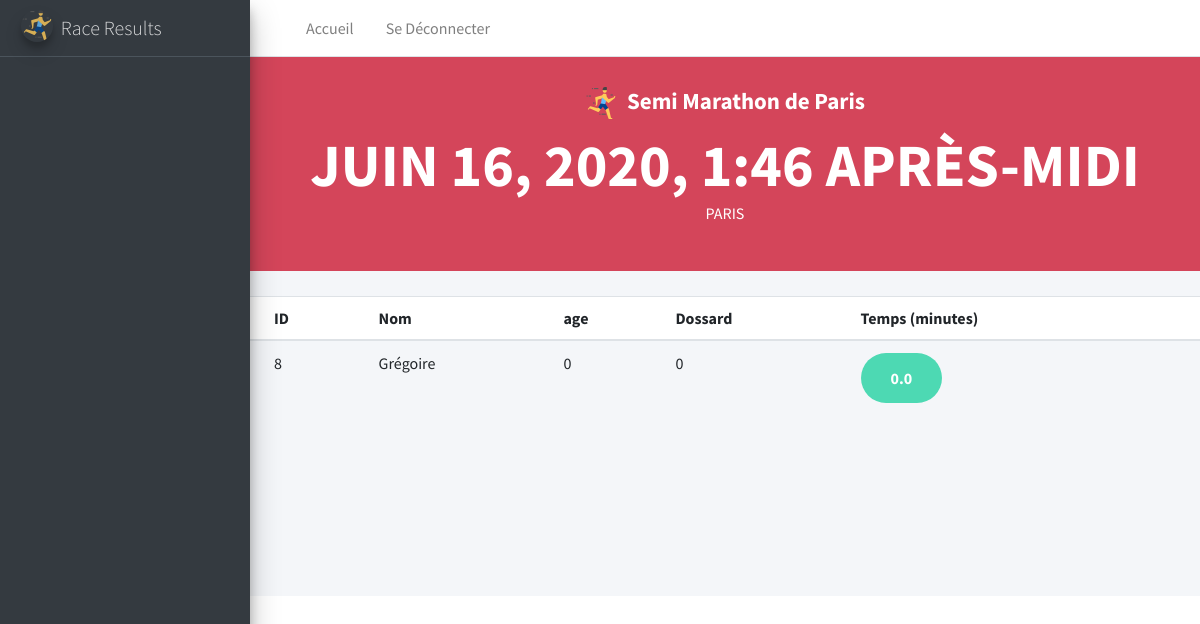
Screenshot of /results/race/5 (signed in) with the database file from the repository.
### resultats/models.py (models this page shows, shortened)
class Race(models.Model):
    name = models.CharField(max_length=100, verbose_name="Nom de la course")
    date = models.DateTimeField(default=timezone.now, verbose_name="Date de la course")
    city = models.CharField(max_length=100, verbose_name="ville de la course")
    address = models.CharField(max_length=100, verbose_name="Lieu du départ de la course")
    type = models.ForeignKey('RaceType', on_delete=models.CASCADE, default=0)
    runners = models.ManyToManyField("Runner", through='RunnerRace')
    class Meta:
        verbose_name = "Course"
        ordering = ['date']

class RunnerRace(models.Model):
    runner = models.ForeignKey(Runner, on_delete=models.PROTECT, verbose_name="Coureur")
    race = models.ForeignKey(Race, on_delete=models.PROTECT, verbose_name="Course")
    registerDate = models.DateTimeField(default=timezone.now, verbose_name="Date d'Inscription à la course")
    indications = models.TextField(max_length=100, verbose_name="Indications spécifiques avant course", default="", null=True)
    time = models.FloatField(verbose_name="temps de course pour ce coureur", default=0)
    bibNumber = models.IntegerField(verbose_name="Numéro de dossard du coureur", default=0)
    class Meta:
        unique_together = ['runner', 'race']

class Runner(models.Model):
    user = models.OneToOneField(User, on_delete=models.CASCADE, default=0)
    age = models.IntegerField(verbose_name="Age du coureur")
    registerDate = models.DateTimeField(default=timezone.now, verbose_name="Date d'Inscription")
    class Meta:
        verbose_name = "Coureur"

### resultats/views.py (the view)
# urls.py: path('race/<int:id_race>', views.race_results, name="race_results"),
@login_required()
def race_results(request, id_race):
    today = date.today()
    race = Race.objects.get(id=id_race)
    runners = RunnerRace.objects.filter(race=race).order_by('time')
    return render(request, 'resultats/race_results.html', locals())

### resultats/templates/resultats/race_results.html
{% extends "base.html" %}
{% block body %}
<div style="">
    <div class="hero-title">
        <h2><img src="../../../static/icons/runner.png" style="margin-right: 10px">{{ race.name}}</h2>
        <h1>{{ race.date}}</h1>
        <p>{{ race.city}}</p>
    </div>
</div>
     <div style="display: flex; justify-content: center; margin-top: 25px;">
    <div class="card-body table-responsive p-0" style="height: 300px;">
                <table class="table table-head-fixed text-nowrap">
                  <thead>
                    <tr>
                      <th>ID</th>
                      <th>Nom</th>
                      <th>age</th>
                      <th>Dossard</th>
                      <th>Temps (minutes)</th>
                    </tr>
                  </thead>
                     <tbody>
                    {% for r in runners.all %}
                        <tr>
                      <td>{{ r.id }}</td>
                      <td>{{ r.runner.user }}</td>
                      <td>{{ r.runner.age }}</td>
                      <td>{{ r.bibNumber     }}</td><td><span class="button btn-primary">{{ r.time }}</span></td>
                    </tr>
                   {% endfor %}
   </tbody>
                </table>
              </div>
    </div>
{% endblock %}

### rows the page displays
Race: name "Semi Marathon de Paris", date "JUIN 16, 2020, 1:46 APRÈS-MIDI", city "PARIS"
RunnerRace: id "8", runner.user "Grégoire", runner.age "0", bibNumber "0", time "0.0"
